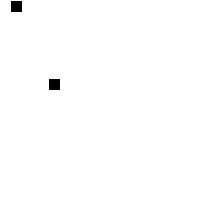
Frame 1 (no input)
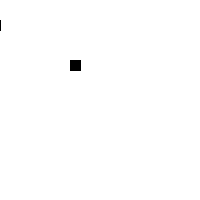
Frame 60 (the mouse pressed at the canvas centre just before this capture)
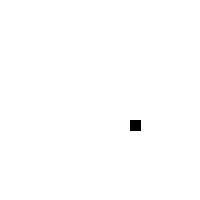
Frame 120 (the mouse held since frame 60 and released just before this capture)

The Processing sketch that drew these frames (run headless with seeded random() and noise(); from frame 60 on, the mouse is pressed at the canvas centre):

// Processing sketch: sketch_01_2boxes
// ── sketch_01_2boxes.pde
int num = 2;

int[] X = new int[num];
int[] Y = new int[num];
int[] VX = new int[num];
int[] VY = new int[num];

void setup(){
 size(200,200);
 fill(0);
 
 X[0] = 10;
 X[1] = 20;
 VX[0] = 1;
 VY[0] = 1;
 
 X[1] = 50;
 Y[1] = 80;
 VX[1] = -1;
 VY[1] = -1;
 

}

void draw(){
  background(255);
  
    X[0] = X[0]+VX[0];
    Y[0] = Y[0]+VY[0];
    X[1] = X[1]+VX[1];
    Y[1] = Y[1]+VY[1];
    rect(X[0],Y[0],10,10);
    rect(X[1],Y[1],10,10);

}
